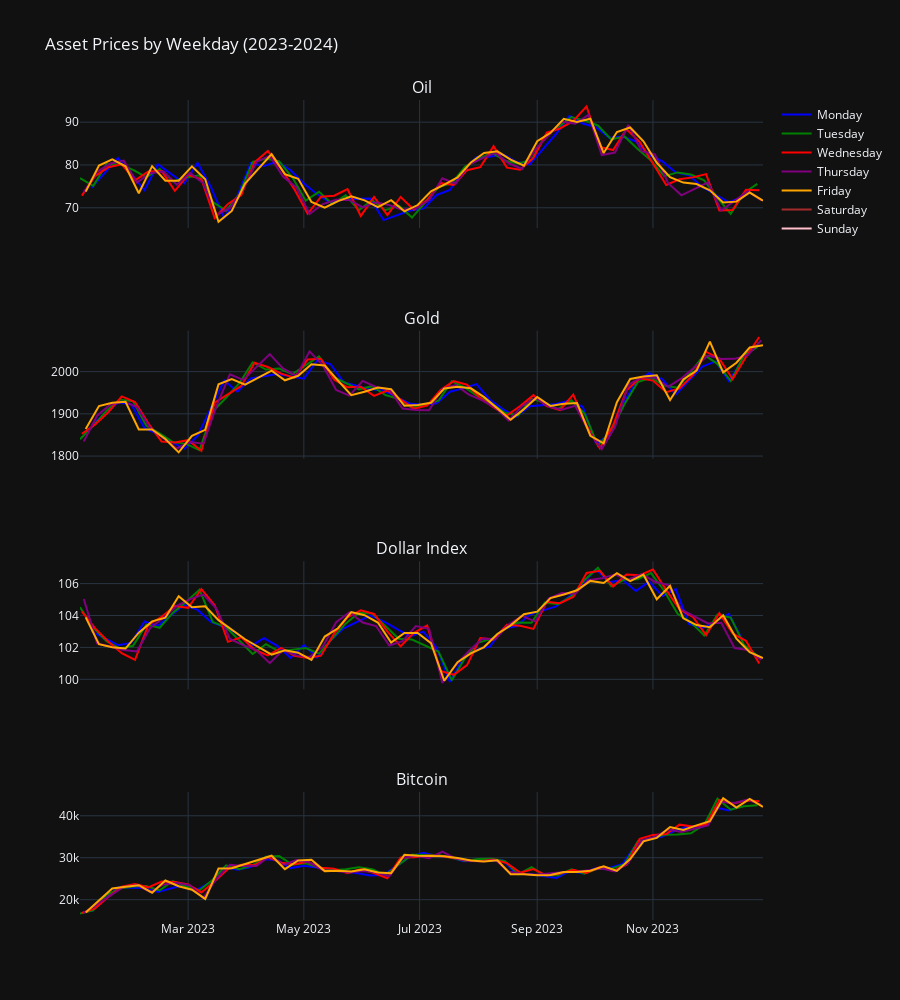

The code cell stored with this chart in its notebook:
### Markdown cell above
## Weekdays Comparison - Last Year Calculate

### Code cell
# Filter data for the last year (2023-2024)
last_year_data = merged_data[(merged_data.index >= '2023-01-01') & (merged_data.index <= '2024-01-01')]

# Map day numbers to day names
weekdays = ['Monday', 'Tuesday', 'Wednesday', 'Thursday', 'Friday', 'Saturday', 'Sunday']

# Define colors for weekdays
colors = ['blue', 'green', 'red', 'purple', 'orange', 'brown', 'pink']

# Create a subplot grid with 4 rows and 1 column (one plot per asset)
fig = make_subplots(rows=4, cols=1, shared_xaxes=True, subplot_titles=list(tickers.keys()))

# Loop through each asset and create a subplot for each one
for i, asset in enumerate(tickers.keys(), start=1):
    # Add a trace for each weekday
    for j in range(7):
        day_data = last_year_data[last_year_data['Weekday'] == j]
        if not day_data.empty:  # Ensure data exists for this weekday
            fig.add_trace(go.Scatter(
                x=day_data.index, 
                y=day_data[f'{asset} Price'],
                mode='lines',
                showlegend=False,  # Disable legend for individual lines
                line=dict(color=colors[j])  # Apply color for each day
            ), row=i, col=1)

# Add traces to the legend to represent each weekday
for j in range(7):
    fig.add_trace(go.Scatter(
        x=[None],  # No actual data, just for legend
        y=[None],
        mode='lines',
        name=weekdays[j],  # Add weekday name to the legend
        line=dict(color=colors[j])  # Use the corresponding color
    ))

# Update layout for better visualization
fig.update_layout(
    title="Asset Prices by Weekday (2023-2024)",
    height=1000,
    showlegend=True
)

# Show the plot
fig.show()
